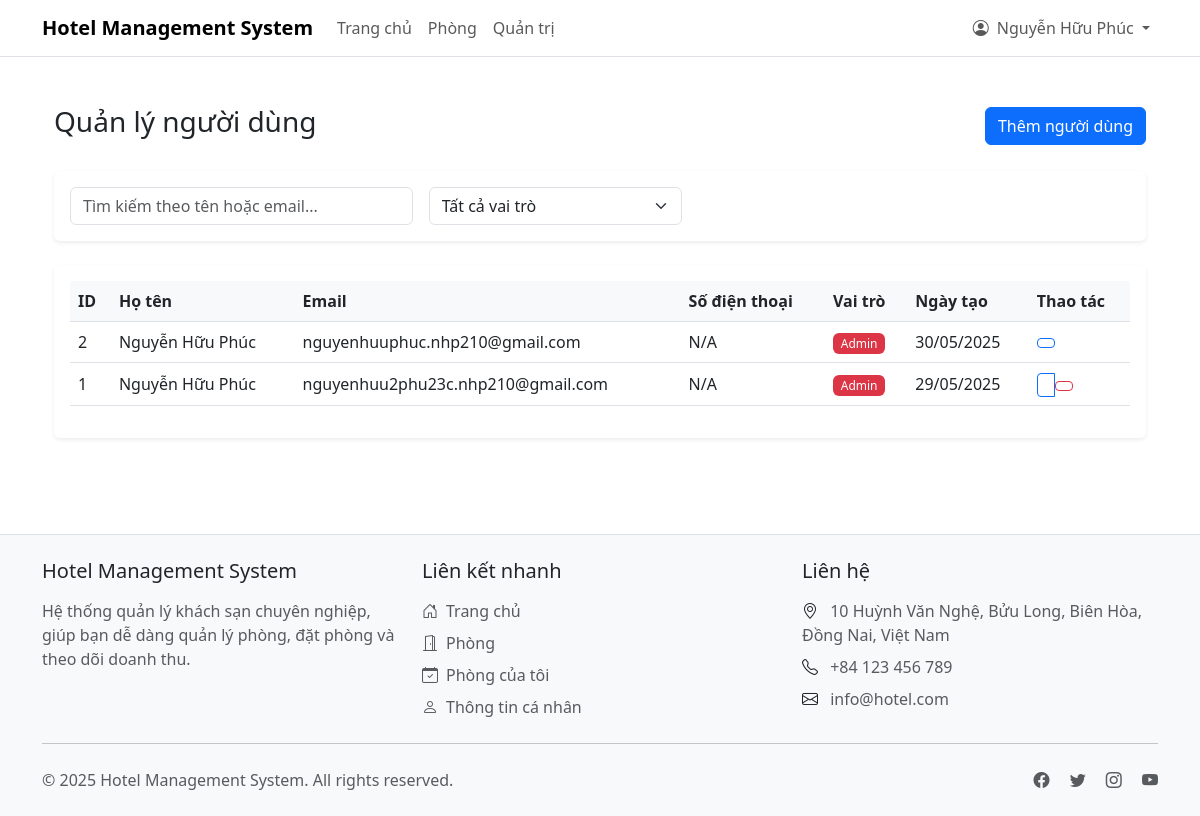
Screenshot of /admin/users.php (signed in) with the database file from the repository.
### tables this page shows
CREATE TABLE `users` (
  `id` int(11) NOT NULL,
  `email` varchar(255) NOT NULL,
  `password` varchar(255) NOT NULL,
  `name` varchar(100) NOT NULL,
  `is_admin` enum('admin','user') DEFAULT NULL,
  `created_at` timestamp NOT NULL DEFAULT current_timestamp(),
  `updated_at` timestamp NOT NULL DEFAULT current_timestamp() ON UPDATE current_timestamp(),
  `phone` int(11) DEFAULT NULL
);

### config/Database.php (called while the page is built, shortened)
<?php
class Database {
    private static $instance = null;
    private $pdo;
    private function __construct() {
        try {
            $host = 'localhost';
            $dbname = 'hotel_management2';
            $username = 'root';
            $password = '';
            $this->pdo = new PDO(
                "mysql:host=$host;dbname=$dbname;charset=utf8mb4",
                $username,
                $password,
                [
                    PDO::ATTR_ERRMODE => PDO::ERRMODE_EXCEPTION,
                    PDO::ATTR_DEFAULT_FETCH_MODE => PDO::FETCH_ASSOC,
                    PDO::ATTR_EMULATE_PREPARES => false
                ]
            );
        } catch (PDOException $e) {
            error_log("Database connection failed: " . $e->getMessage());
            throw new Exception("Database connection failed");
        }
    }
    public static function getInstance() {
        if (self::$instance === null) {
            self::$instance = new self();
        }
        return self::$instance;
    }
    public function query($sql, $params = []) {
        try {
            $stmt = $this->pdo->prepare($sql);
            $stmt->execute($params);
            return $stmt;
        } catch (PDOException $e) {
            error_log("Query failed: " . $e->getMessage());
            throw new Exception("Query failed");
        }
    }
    public function fetchAll($sql, $params = []) {
        try {
            $stmt = $this->query($sql, $params);
            return $stmt->fetchAll();
        } catch (Exception $e) {
            error_log("FetchAll failed: " . $e->getMessage());
            return [];
        }
    }
}

### classes/User.php (called while the page is built, shortened)
<?php
class User {
    private $db;
    public function __construct() {
        $this->db = Database::getInstance();
    }
    public function getAllUsers() {
        try {
            $sql = "SELECT id, email, name, is_admin, created_at FROM users ORDER BY id DESC";
            return $this->db->fetchAll($sql);
        } catch (PDOException $e) {
            error_log("Error getting all users: " . $e->getMessage());
            return [];
        }
    }
}

### admin/users.php (the view, shortened to what this page needs)
<?php
require_once '../classes/User.php';
$user = new User();
require_once '../includes/header.php';
$users = $user->getAllUsers();
?>
<div class="container-fluid py-4">
    <div class="d-flex justify-content-between align-items-center mb-4">
        <h1 class="h3">Quản lý người dùng</h1>
        <button type="button" class="btn btn-primary" data-bs-toggle="modal" data-bs-target="#addUserModal">
            <i class="fas fa-plus"></i> Thêm người dùng
        </button>
    </div>
    <div class="card mb-4">
        <div class="card-body">
            <div class="row g-3">
                <div class="col-md-4">
                    <input type="text" class="form-control" id="tableFilter" placeholder="Tìm kiếm theo tên hoặc email...">
                </div>
                <div class="col-md-3">
                    <select class="form-select" id="is_adminFilter">
                        <option value="">Tất cả vai trò</option>
                    </select>
                </div>
            </div>
        </div>
    </div>
    <div class="card">
        <div class="card-body">
            <div class="table-responsive">
                <table class="table table-hover">
                    <thead>
                        <tr>
                            <th data-sort>ID</th>
                            <th data-sort>Họ tên</th>
                            <th data-sort>Email</th>
                            <th data-sort>Số điện thoại</th>
                            <th data-sort>Vai trò</th>
                            <th data-sort>Ngày tạo</th>
                            <th>Thao tác</th>
                        </tr>
                    </thead>
                    <tbody>
                        <?php foreach ($users as $userData): ?>
                            <tr>
                                <td><?= $userData['id'] ?></td>
                                <td><?= htmlspecialchars($userData['name']) ?></td>
                                <td><?= htmlspecialchars($userData['email']) ?></td>
                                <td><?= htmlspecialchars($userData['phone'] ?? 'N/A') ?></td>
                                <td>
                                    <span class="badge bg-<?= $userData['is_admin'] === 'admin' ? 'danger' : 'primary' ?>">
                                        <?= ucfirst($userData['is_admin']) ?>
                                    </span>
                                </td>
                                <td><?= date('d/m/Y', strtotime($userData['created_at'])) ?></td>
                                <td>
                                    <div class="btn-group">
                                        <button type="button" class="btn btn-sm btn-outline-primary"
                                                data-bs-toggle="modal"
                                                data-bs-target="#editUserModal"
                                                data-user='<?= htmlspecialchars(json_encode($userData)) ?>'>
                                        </button>
                                        <?php if ($userData['id'] != $_SESSION['user_id']): ?>
                                            <form method="POST" class="d-inline"
                                                  onsubmit="return confirm('Bạn có chắc chắn muốn xóa người dùng này?');">
                                                <button type="submit" class="btn btn-sm btn-outline-danger">
                                                </button>
                                            </form>
                                        <?php endif; ?>
                                    </div>
                                </td>
                            </tr>
                        <?php endforeach; ?>
                    </tbody>
                </table>
            </div>
        </div>
    </div>
</div>
<?php require_once '../includes/footer.php'; ?>

### includes/header.php (style rules this page uses)
.card { border: none; box-shadow: 0 0.125rem 0.25rem rgba(0, 0, 0, 0.075); }
.btn { font-weight: 500; }
.btn-primary { background-color: #0d6efd; border-color: #0d6efd; }
.btn-outline-primary { color: #0d6efd; border-color: #0d6efd; }
.table th { font-weight: 600; background-color: #f8f9fa; }
.table td { vertical-align: middle; }
.badge { font-weight: 500; padding: 0.35em 0.65em; }
.badge.bg-danger { background-color: #dc3545 !important; }

### rows the page displays
users: id "2", name "Nguyễn Hữu Phúc", email "nguyenhuuphuc.nhp210@gmail.com", phone "N/A", is_admin "Admin", created_at "30/05/2025"
users: id "1", name "Nguyễn Hữu Phúc", email "nguyenhuu2phu23c.nhp210@gmail.com", phone "N/A", is_admin "Admin", created_at "29/05/2025"

### other values shown
SITE_NAME "Hotel Management System"
$_SESSION['user']['name'] "Nguyễn Hữu Phúc"
